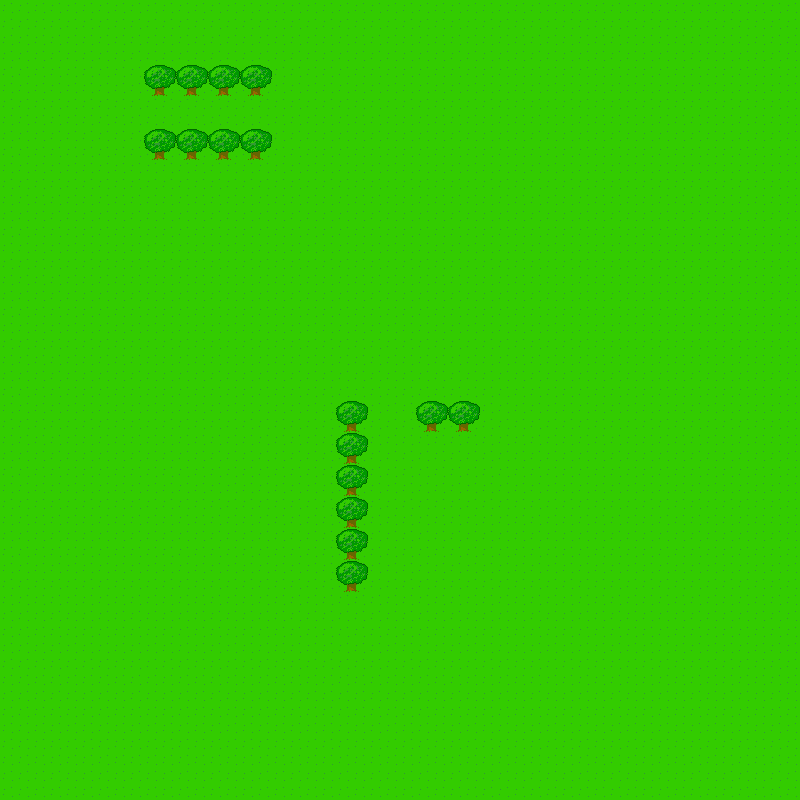

The image is a tile-based game level rendered from a .tmx file. Its description and source (layers, tilesets, objects; grid data summarised) follow:
An orthogonal 50x50 tile map with 16x16 px tiles, 3 tile layers (Background, Background-Obstacles-1, Foreground-Obstacles-1).

<map version="1.0" orientation="orthogonal" renderorder="right-down" width="50" height="50" tilewidth="16" tileheight="16">
 <tileset firstgid="1" name="Forest" tilewidth="16" tileheight="16">
  <image source="../../../Graphics/Tilesets/Forest.png" width="320" height="240" />
 </tileset>
 <layer name="Background" width="50" height="50">
  <data>[2500 cells, 2500 non-empty, 1 distinct tile ids]</data>
 </layer>
 <layer name="Background-Obstacles-1" width="50" height="50">
  <data>[2500 cells, 0 non-empty, 0 distinct tile ids]</data>
 </layer>
 <objectgroup name="Entities" />
 <layer name="Foreground-Obstacles-1" width="50" height="50">
  <data>[2500 cells, 64 non-empty, 4 distinct tile ids]</data>
 </layer>
</map>
